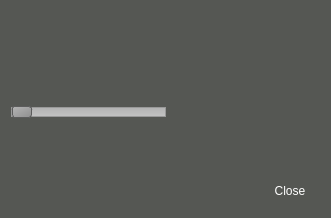
<?xml version="1.0" encoding="UTF-8"?>
<ui version="4.0">
 <class>VSCPTZControl</class>
 <widget class="QDialog" name="VSCPTZControl">
  <property name="windowModality">
   <enum>Qt::NonModal</enum>
  </property>
  <property name="geometry">
   <rect>
    <x>0</x>
    <y>0</y>
    <width>331</width>
    <height>218</height>
   </rect>
  </property>
  <property name="minimumSize">
   <size>
    <width>120</width>
    <height>120</height>
   </size>
  </property>
  <property name="maximumSize">
   <size>
    <width>16777215</width>
    <height>16777215</height>
   </size>
  </property>
  <property name="windowTitle">
   <string>Heimdall</string>
  </property>
  <property name="windowIcon">
   <iconset resource="../velibui.qrc">
    <normaloff>:/action/resources/libuilogoc.png</normaloff>:/action/resources/libuilogoc.png</iconset>
  </property>
  <property name="styleSheet">
   <string notr="true">color: rgb(255, 255, 255);
background-color: rgb(85, 87, 83);</string>
  </property>
  <property name="modal">
   <bool>true</bool>
  </property>
  <layout class="QVBoxLayout" name="verticalLayout_3">
   <item>
    <layout class="QHBoxLayout" name="horizontalLayout_2">
     <item>
      <layout class="QVBoxLayout" name="verticalLayout_2">
       <item>
        <layout class="QHBoxLayout" name="horizontalLayout">
         <item>
          <layout class="QGridLayout" name="gridLayout">
           <property name="spacing">
            <number>2</number>
           </property>
           <item row="2" column="1">
            <widget class="QPushButton" name="pbDown">
             <property name="minimumSize">
              <size>
               <width>28</width>
               <height>28</height>
              </size>
             </property>
             <property name="maximumSize">
              <size>
               <width>28</width>
               <height>28</height>
              </size>
             </property>
             <property name="styleSheet">
              <string notr="true">QPushButton:hover {
border:none;
color:white;
background-color: rgb(85, 170, 255);}
QPushButton:pressed {
background-color: rgb(200, 200, 200);}</string>
             </property>
             <property name="text">
              <string/>
             </property>
             <property name="icon">
              <iconset resource="../velibui.qrc">
               <normaloff>:/action/resources/ptz-down_1.png</normaloff>:/action/resources/ptz-down_1.png</iconset>
             </property>
             <property name="iconSize">
              <size>
               <width>32</width>
               <height>32</height>
              </size>
             </property>
             <property name="flat">
              <bool>true</bool>
             </property>
            </widget>
           </item>
           <item row="0" column="1">
            <widget class="QPushButton" name="pbUp">
             <property name="minimumSize">
              <size>
               <width>28</width>
               <height>28</height>
              </size>
             </property>
             <property name="maximumSize">
              <size>
               <width>28</width>
               <height>28</height>
              </size>
             </property>
             <property name="styleSheet">
              <string notr="true">QPushButton:hover {
border:none;
color:white;
background-color: rgb(85, 170, 255);}
QPushButton:pressed {
background-color: rgb(200, 200, 200);}</string>
             </property>
             <property name="text">
              <string/>
             </property>
             <property name="icon">
              <iconset resource="../velibui.qrc">
               <normaloff>:/action/resources/ptz-up_1.png</normaloff>:/action/resources/ptz-up_1.png</iconset>
             </property>
             <property name="iconSize">
              <size>
               <width>32</width>
               <height>32</height>
              </size>
             </property>
             <property name="flat">
              <bool>true</bool>
             </property>
            </widget>
           </item>
           <item row="1" column="0">
            <widget class="QPushButton" name="pbLeft">
             <property name="minimumSize">
              <size>
               <width>28</width>
               <height>28</height>
              </size>
             </property>
             <property name="maximumSize">
              <size>
               <width>28</width>
               <height>28</height>
              </size>
             </property>
             <property name="styleSheet">
              <string notr="true">QPushButton:hover {
border:none;
color:white;
background-color: rgb(85, 170, 255);}
QPushButton:pressed {
background-color: rgb(200, 200, 200);}</string>
             </property>
             <property name="text">
              <string/>
             </property>
             <property name="icon">
              <iconset resource="../velibui.qrc">
               <normaloff>:/action/resources/ptz-left_1.png</normaloff>:/action/resources/ptz-left_1.png</iconset>
             </property>
             <property name="iconSize">
              <size>
               <width>32</width>
               <height>32</height>
              </size>
             </property>
             <property name="flat">
              <bool>true</bool>
             </property>
            </widget>
           </item>
           <item row="1" column="2">
            <widget class="QPushButton" name="pbRight">
             <property name="minimumSize">
              <size>
               <width>28</width>
               <height>28</height>
              </size>
             </property>
             <property name="maximumSize">
              <size>
               <width>28</width>
               <height>28</height>
              </size>
             </property>
             <property name="styleSheet">
              <string notr="true">QPushButton:hover {
border:none;
color:white;
background-color: rgb(85, 170, 255);}
QPushButton:pressed {
background-color: rgb(200, 200, 200);}</string>
             </property>
             <property name="text">
              <string/>
             </property>
             <property name="icon">
              <iconset resource="../velibui.qrc">
               <normaloff>:/action/resources/ptz-right_1.png</normaloff>:/action/resources/ptz-right_1.png</iconset>
             </property>
             <property name="iconSize">
              <size>
               <width>28</width>
               <height>28</height>
              </size>
             </property>
             <property name="flat">
              <bool>true</bool>
             </property>
            </widget>
           </item>
          </layout>
         </item>
         <item>
          <layout class="QVBoxLayout" name="verticalLayout">
           <item>
            <widget class="QPushButton" name="pbZoomin">
             <property name="minimumSize">
              <size>
               <width>28</width>
               <height>28</height>
              </size>
             </property>
             <property name="maximumSize">
              <size>
               <width>28</width>
               <height>28</height>
              </size>
             </property>
             <property name="styleSheet">
              <string notr="true">QPushButton:hover {
border:none;
color:white;
background-color: rgb(85, 170, 255);}
QPushButton:pressed {
background-color: rgb(200, 200, 200);}</string>
             </property>
             <property name="text">
              <string/>
             </property>
             <property name="icon">
              <iconset resource="../velibui.qrc">
               <normaloff>:/action/resources/libuitimelinein.png</normaloff>:/action/resources/libuitimelinein.png</iconset>
             </property>
             <property name="iconSize">
              <size>
               <width>28</width>
               <height>28</height>
              </size>
             </property>
             <property name="flat">
              <bool>true</bool>
             </property>
            </widget>
           </item>
           <item>
            <widget class="QPushButton" name="pbZoomout">
             <property name="minimumSize">
              <size>
               <width>28</width>
               <height>28</height>
              </size>
             </property>
             <property name="maximumSize">
              <size>
               <width>28</width>
               <height>28</height>
              </size>
             </property>
             <property name="styleSheet">
              <string notr="true">QPushButton:hover {
border:none;
color:white;
background-color: rgb(85, 170, 255);}
QPushButton:pressed {
background-color: rgb(200, 200, 200);}</string>
             </property>
             <property name="text">
              <string/>
             </property>
             <property name="icon">
              <iconset resource="../velibui.qrc">
               <normaloff>:/action/resources/libuitimelineout.png</normaloff>:/action/resources/libuitimelineout.png</iconset>
             </property>
             <property name="iconSize">
              <size>
               <width>28</width>
               <height>28</height>
              </size>
             </property>
             <property name="flat">
              <bool>true</bool>
             </property>
            </widget>
           </item>
          </layout>
         </item>
        </layout>
       </item>
       <item>
        <widget class="QSlider" name="speedControl">
         <property name="autoFillBackground">
          <bool>false</bool>
         </property>
         <property name="styleSheet">
          <string notr="true">	QSlider::groove:horizontal {
border: 1px solid #999999;
height: 8px; /* the groove expands to the size of the slider by default. by giving it a height, it has a fixed size */
background: qlineargradient(x1:0, y1:0, x2:0, y2:1, stop:0 #B1B1B1, stop:1 #c4c4c4);
}
QSlider::handle:horizontal {
background: qlineargradient(x1:0, y1:0, x2:1, y2:1, stop:0 #b4b4b4, stop:1 #8f8f8f);
border: 1px solid #5c5c5c;
width: 18px;
margin: -2px 0; /* handle is placed by default on the contents rect of the groove. Expand outside the groove */
border-radius: 3px;
}</string>
         </property>
         <property name="minimum">
          <number>1</number>
         </property>
         <property name="maximum">
          <number>100</number>
         </property>
         <property name="singleStep">
          <number>1</number>
         </property>
         <property name="orientation">
          <enum>Qt::Horizontal</enum>
         </property>
         <property name="invertedAppearance">
          <bool>false</bool>
         </property>
         <property name="invertedControls">
          <bool>false</bool>
         </property>
         <property name="tickPosition">
          <enum>QSlider::NoTicks</enum>
         </property>
        </widget>
       </item>
      </layout>
     </item>
     <item>
      <spacer name="horizontalSpacer">
       <property name="orientation">
        <enum>Qt::Horizontal</enum>
       </property>
       <property name="sizeHint" stdset="0">
        <size>
         <width>40</width>
         <height>20</height>
        </size>
       </property>
      </spacer>
     </item>
    </layout>
   </item>
   <item>
    <spacer name="verticalSpacer">
     <property name="orientation">
      <enum>Qt::Vertical</enum>
     </property>
     <property name="sizeHint" stdset="0">
      <size>
       <width>20</width>
       <height>40</height>
      </size>
     </property>
    </spacer>
   </item>
   <item>
    <layout class="QHBoxLayout" name="_2">
     <property name="spacing">
      <number>6</number>
     </property>
     <property name="leftMargin">
      <number>0</number>
     </property>
     <property name="topMargin">
      <number>0</number>
     </property>
     <property name="rightMargin">
      <number>0</number>
     </property>
     <property name="bottomMargin">
      <number>0</number>
     </property>
     <item>
      <spacer>
       <property name="orientation">
        <enum>Qt::Horizontal</enum>
       </property>
       <property name="sizeHint" stdset="0">
        <size>
         <width>131</width>
         <height>31</height>
        </size>
       </property>
      </spacer>
     </item>
     <item>
      <widget class="QPushButton" name="pbClose">
       <property name="minimumSize">
        <size>
         <width>60</width>
         <height>30</height>
        </size>
       </property>
       <property name="maximumSize">
        <size>
         <width>60</width>
         <height>30</height>
        </size>
       </property>
       <property name="autoFillBackground">
        <bool>false</bool>
       </property>
       <property name="styleSheet">
        <string notr="true">QPushButton { 
border:none;
color:white;
background-image: url(:/action/resources/libuibutton.png);}
QPushButton:hover {
	background-image: url(:/action/resources/libuibuttonpress.png);}
QPushButton:pressed {
	background-image: url(:/action/resources/libuibutton.png);}</string>
       </property>
       <property name="text">
        <string>Close</string>
       </property>
      </widget>
     </item>
    </layout>
   </item>
  </layout>
 </widget>
 <resources>
  <include location="../velibui.qrc"/>
 </resources>
 <connections>
  <connection>
   <sender>pbClose</sender>
   <signal>clicked()</signal>
   <receiver>VSCPTZControl</receiver>
   <slot>reject()</slot>
   <hints>
    <hint type="sourcelabel">
     <x>369</x>
     <y>253</y>
    </hint>
    <hint type="destinationlabel">
     <x>179</x>
     <y>282</y>
    </hint>
   </hints>
  </connection>
 </connections>
</ui>
